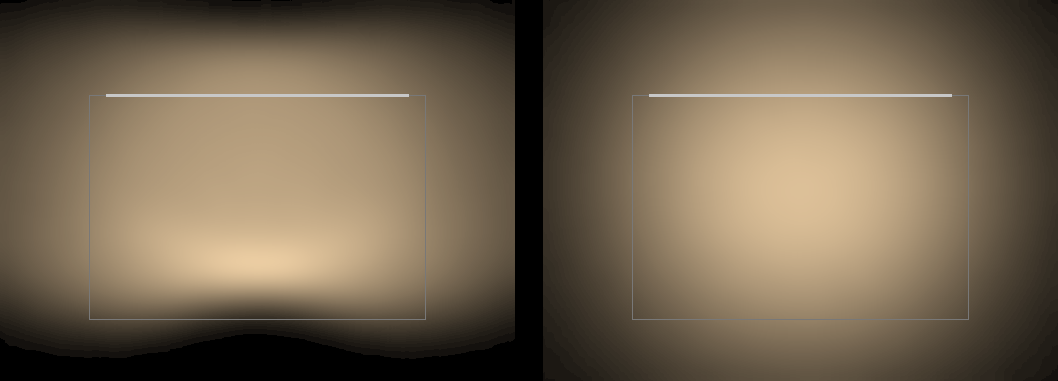

Write the Python code that produced this figure.
# -*- coding: utf-8 -*-
"""lyskart.py · lyset på bordet sett ovanfrå, frå den uavhengige strålesporinga (etterproving.py)

To kart i same målestokk og same eksponering, begge skalerte til 350 lx i snitt på feltet:
LED-stripa 24 cm mot rein plate, og éi diode mot plata med diffusorark (12°). Berre direkte lys frå plata.
Brukaren sit nedst. Ramma er arbeidsfeltet 0,6 × 0,4 m, streken øvst er skjermen.

  python lyskart.py      skriv lyskart.png og lyskart.json
"""
import os, sys, json
import numpy as np
from PIL import Image, ImageDraw, ImageFilter
import etterproving as e

HER = os.path.dirname(os.path.abspath(__file__))
PXM = 560; OMR = (-0.46, 0.46, -0.06, 0.62); KVIT = 800.0        # pikslar per meter, utsnitt (m), lux som blir kvitt


def kart(halv, spreiing, N=9_000_000):
    c = np.array([0.0, 0.36, 0.62]); a = e.unit([0.0, 0.40, -0.90]); kp = c + 0.12 * a
    q, n = e.spor(c, kp, np.array([0.0, 0.25, 0.0]), halv, (1, 0, 0), spreiing=spreiing, N=N, treff=True)
    x0, x1, y0, y1 = OMR; nx = int(round((x1 - x0) * PXM)); ny = int(round((y1 - y0) * PXM))
    H, _, _ = np.histogram2d(q[:, 0], q[:, 1], bins=[nx, ny], range=[[x0, x1], [y0, y1]])
    E = H * 0.85 / n * PXM * PXM                                   # lux per lumen
    felt = (np.abs(np.linspace(x0, x1, nx, endpoint=False) + 0.5 / PXM) <= 0.30)[:, None] & \
           ((np.linspace(y0, y1, ny, endpoint=False) + 0.5 / PXM >= 0.05) & (np.linspace(y0, y1, ny, endpoint=False) + 0.5 / PXM <= 0.45))[None, :]
    lm = 350.0 / E[felt].mean()                                    # lumen frå kjelda som gjev 350 lx i snitt
    E = E * lm
    im = Image.fromarray(np.clip(E.T[::-1] / KVIT, 0, 1).astype(np.float32) * 255).convert('L').filter(ImageFilter.GaussianBlur(9))        # 1,6 cm: tek bort kornet i kanten av lyset
    v = (np.asarray(im).astype(float) / 255) ** (1 / 2.2)
    rgb = np.stack([v * 255, v * 222, v * 176], -1).astype(np.uint8)   # 3000 K mot kamera på 3900 K: varmt kvitt
    ut = Image.fromarray(rgb); dr = ImageDraw.Draw(ut)
    px = lambda x, y: ((x - x0) * PXM, (y1 - y) * PXM)
    dr.rectangle([px(-0.30, 0.45), px(0.30, 0.05)], outline=(120, 120, 120), width=1)
    dr.line([px(-0.27, 0.45), px(0.27, 0.45)], fill=(200, 200, 200), width=3)
    # jamnheit i ruter på 10 cm, same tal som i etterprøvinga
    H6, _, _ = np.histogram2d(q[:, 0], q[:, 1], bins=[6, 4], range=[[-0.30, 0.30], [0.05, 0.45]])
    return ut, dict(lm=float(lm), U_10cm=float(H6.min() / H6.mean()), felt_del=float(H6.sum() * 0.85 / n))


if __name__ == '__main__':
    try: sys.stdout.reconfigure(encoding='utf-8')
    except Exception: pass
    a, ta = kart(0.12, 2.5); b, tb = kart(0.001, 12.0)
    luft = 28
    im = Image.new('RGB', (a.width * 2 + luft, a.height), (0, 0, 0)); im.paste(a, (0, 0)); im.paste(b, (a.width + luft, 0))
    im.save(os.path.join(HER, 'lyskart.png'))
    json.dump(dict(stripe=ta, diode_ark=tb, utsnitt_m=OMR, px_per_m=PXM, lux_kvit=KVIT), open(os.path.join(HER, 'lyskart.json'), 'w', encoding='utf-8'), indent=1)
    print(im.size, ta, tb)
